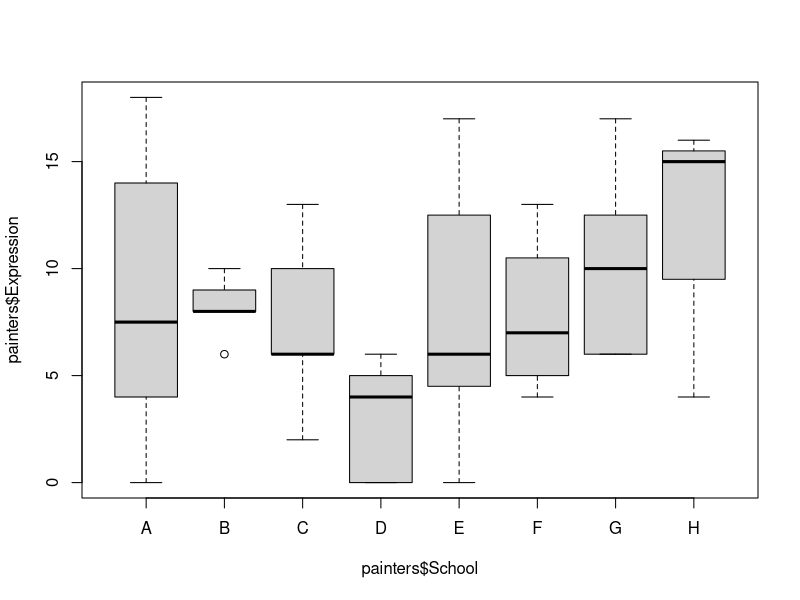
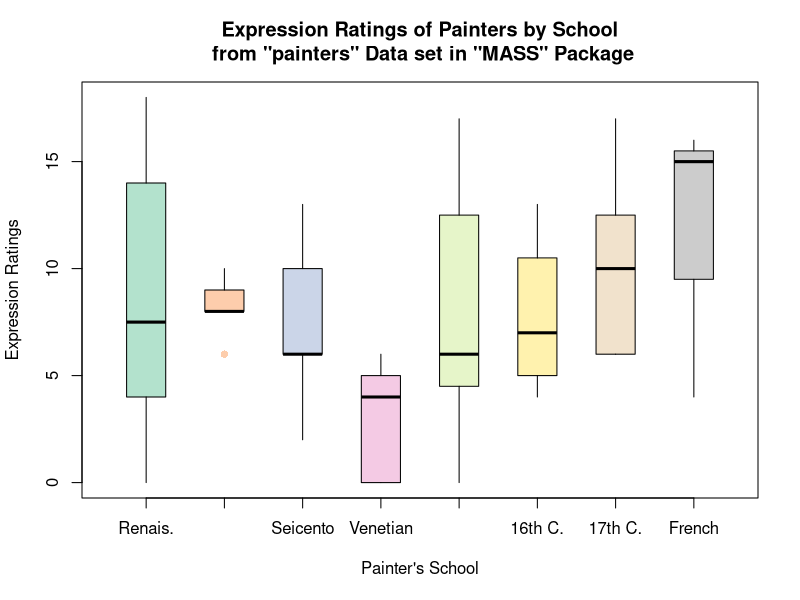

Here is the R script that generated these plots, in order:
#!/usr/bin/env Rscript
# LOAD DATA
# Use data set "painters" from the package "MASS"
library("MASS")
library("RColorBrewer")
data(painters)
painters[1:3, ]
# GROUPED BOXPLOTS WITH DEFAULTS
# Draw boxplots of outcome (Expression) by group (School)
boxplot(painters$Expression ~ painters$School)

# GROUPED BOXPLOTS WITH OPTIONS
boxplot(painters$Expression ~ painters$School,
 col = brewer.pal(8, "Pastel2"),
 names = c("Renais.",
 "Mannerist",
 "Seicento",
 "Venetian",
 "Lombard",
 "16th C.",
 "17th C.",
"French"),
 boxwex = 0.5, # Width of box as proportion of original.
 whisklty = 1, # Whisker line type; 1 = solid line
 staplelty = 0, # Staple (line at end) type; 0 = none.
 outpch = 16, # Symbols for outliers; 16 = filled circle.
 outcol = brewer.pal(8, "Pastel2"), # Color for outliers.
 main = "Expression Ratings of Painters by School
 from \"painters\" Data set in \"MASS\" Package",
 xlab = "Painter's School",
 ylab = "Expression Ratings")
# CLEAN UP
# Unloads MASS package
detach("package:MASS", unload = TRUE)
# Unloads RColorBrewer 
detach("package:RColorBrewer", unload = TRUE) 
# Remove all objects from workspace.
rm(list = ls()) 
